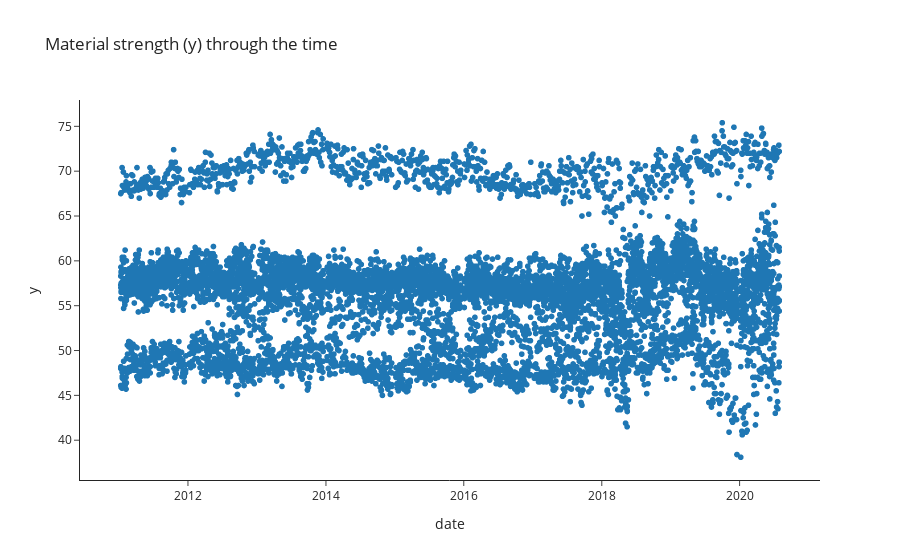

Notebook source saved alongside this figure:
### Code cell
import plotly.express as px # material strength over time
fig = px.scatter(data, x='date', y='y',
                 title="Material strength (y) through the time",
                 template="simple_white")
fig.show()

### Figure 1 — Plotly figure (JSON) as saved in the notebook; plotly's stock layout.template omitted (floating-point values rounded to 4 significant figures; data arrays with more than 128 entries replaced by an {"elided": "..."} marker saying what was removed)
{"data": [{"hovertemplate": "date=%{x}<br>y=%{y}<extra></extra>", "legendgroup": "", "marker": {"color": "#1F77B4", "symbol": "circle"}, "mode": "markers", "name": "", "showlegend": false, "type": "scattergl", "x": {"elided": "8500 str values"}, "xaxis": "x", "y": {"elided": "8500 float values"}, "yaxis": "y"}], "layout": {"legend": {"tracegroupgap": 0}, "title": {"text": "Material strength (y) through the time"}, "xaxis": {"anchor": "y", "domain": [0, 1], "title": {"text": "date"}}, "yaxis": {"anchor": "x", "domain": [0, 1], "title": {"text": "y"}}}}
